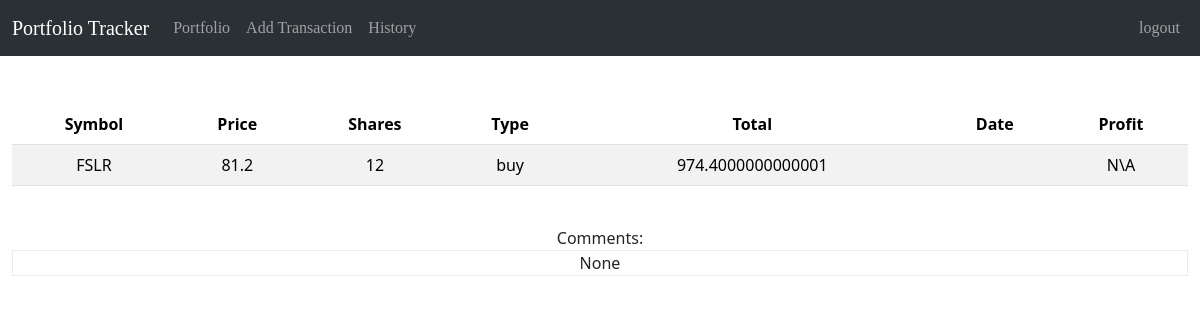
/history/1 (signed in), run on the app's committed database.
### tables this page shows
CREATE TABLE transactions 
    (
    transaction_id INTEGER PRIMARY KEY AUTOINCREMENT NOT NULL UNIQUE,
    user_id INTEGER NOT NULL,
    symbol VARCHAR(255) NOT NULL,
    shares INTEGER NOT NULL,
    price NUMERIC NOT NULL,
    total NUMERIC NOT NULL,
    transaction_type VARCHAR(255), -- buy or sell
    comments TEXT,
    transaction_date DATE,
    profit NUMERIC DEFAULT NULL, -- only for sales
    dequeued BOOLEAN DEFAULT 0, -- only for purchases
    FOREIGN KEY(user_id) REFERENCES users(id)
    );

### app.py (the view)
@app.route('/history/<transaction_id>')
@login_required
def transaction_detail(transaction_id):
    detail = db.execute('SELECT * FROM transactions WHERE transaction_id = ?', transaction_id)
    return render_template('history_detail.html', detail=detail[0])

### app.py (called while the page is built)
@app.after_request
def after_request(response):
    response.headers["Cache-Control"] = "no-cache, no-store, must-revalidate"
    response.headers["Expires"] = 0
    response.headers["Pragma"] = "no-cache"
    return response

### helpers.py (called while the page is built)
def login_required(f):
    @wraps(f)
    def decorated_function(*args, **kwargs):
        if session.get("user_id") is None:
            return redirect("/login")
        return f(*args, **kwargs)
    return decorated_function

### templates/history_detail.html (shortened to what this page needs)
{% extends "layout.html" %}
{% block main %}
    <table class="table table-striped">
        <thead>
            <tr>
            <th>Symbol</th>
            <th>Price</th>
            <th>Shares</th>
            <th>Type</th>
            <th>Total</th>
            <th>Date</th>
            <th>Profit</th>
            </tr>
        </thead>
        <tbody>
            <tr>
                <td>{{detail.symbol}}</td>
                <td>{{detail.price}}</td>
                <td>{{detail.shares}}</td>
                <td>{{detail.transaction_type}}</td>
                <td>{{detail.total}}</td>
                <td>{{detail.transaction_date}}</td>
                {% if detail.profit == None %}
                    <td>N\A</td>
                {% else %}
                    <td class="profits">{{detail.profit | usd}}</td>
                {% endif %}
            </tr>
        </tbody>
    </table>
    <br>
    Comments:
    <div class="border border-light-subtle">
        <p>{{detail.comments}}</p>
    </div>
{% endblock %}

### static/styles.css (style rules this page uses)
p { min-width: min(20rem, 68ch); max-width: 68ch; margin: 0 auto; }

### data on the page
transactions: symbol "FSLR", price "81.2", shares "12", transaction_type "buy", total "974.4000000000001"

### other printed values
{{ detail.comments }} "None"
